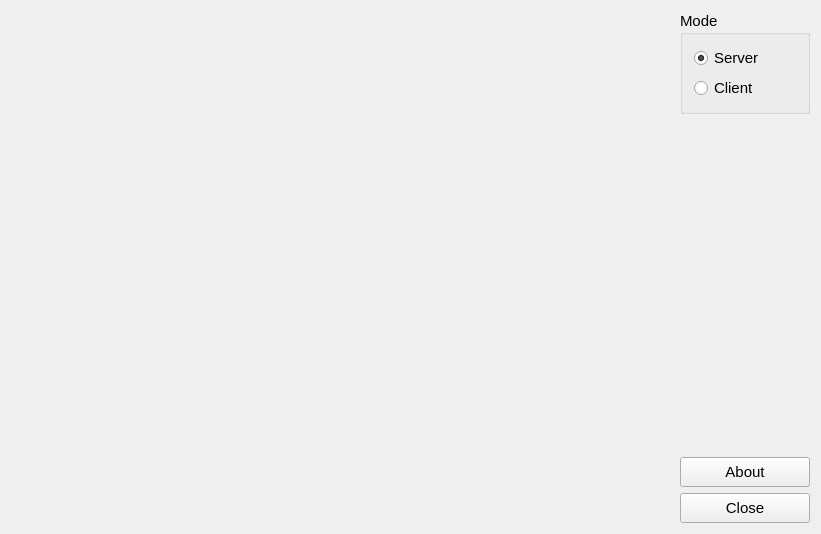
<?xml version="1.0" encoding="UTF-8"?>
<ui version="4.0">
 <class>MainWindow</class>
 <widget class="QMainWindow" name="MainWindow">
  <property name="geometry">
   <rect>
    <x>0</x>
    <y>0</y>
    <width>821</width>
    <height>534</height>
   </rect>
  </property>
  <property name="font">
   <font>
    <pointsize>11</pointsize>
   </font>
  </property>
  <property name="windowTitle">
   <string>QConnect</string>
  </property>
  <widget class="QWidget" name="centralWidget">
   <layout class="QHBoxLayout" name="horizontalLayout">
    <item>
     <widget class="QWidget" name="widget" native="true">
      <property name="sizePolicy">
       <sizepolicy hsizetype="Expanding" vsizetype="Expanding">
        <horstretch>0</horstretch>
        <verstretch>0</verstretch>
       </sizepolicy>
      </property>
     </widget>
    </item>
    <item>
     <layout class="QVBoxLayout" name="verticalLayout_2">
      <property name="sizeConstraint">
       <enum>QLayout::SetMaximumSize</enum>
      </property>
      <item>
       <widget class="QGroupBox" name="groupBox">
        <property name="title">
         <string>Mode</string>
        </property>
        <layout class="QVBoxLayout" name="verticalLayout">
         <item>
          <widget class="QRadioButton" name="radioButtonServer">
           <property name="text">
            <string>Server</string>
           </property>
           <property name="checked">
            <bool>true</bool>
           </property>
          </widget>
         </item>
         <item>
          <widget class="QRadioButton" name="radioButtonClient">
           <property name="text">
            <string>Client</string>
           </property>
          </widget>
         </item>
        </layout>
       </widget>
      </item>
      <item>
       <spacer name="verticalSpacer">
        <property name="orientation">
         <enum>Qt::Vertical</enum>
        </property>
        <property name="sizeHint" stdset="0">
         <size>
          <width>20</width>
          <height>40</height>
         </size>
        </property>
       </spacer>
      </item>
      <item>
       <widget class="QPushButton" name="buttonAbout">
        <property name="minimumSize">
         <size>
          <width>130</width>
          <height>30</height>
         </size>
        </property>
        <property name="maximumSize">
         <size>
          <width>130</width>
          <height>30</height>
         </size>
        </property>
        <property name="text">
         <string>About</string>
        </property>
       </widget>
      </item>
      <item>
       <widget class="QPushButton" name="buttonClose">
        <property name="minimumSize">
         <size>
          <width>130</width>
          <height>30</height>
         </size>
        </property>
        <property name="maximumSize">
         <size>
          <width>130</width>
          <height>30</height>
         </size>
        </property>
        <property name="text">
         <string>Close</string>
        </property>
       </widget>
      </item>
     </layout>
    </item>
   </layout>
  </widget>
 </widget>
 <layoutdefault spacing="6" margin="11"/>
 <resources/>
 <connections/>
</ui>
